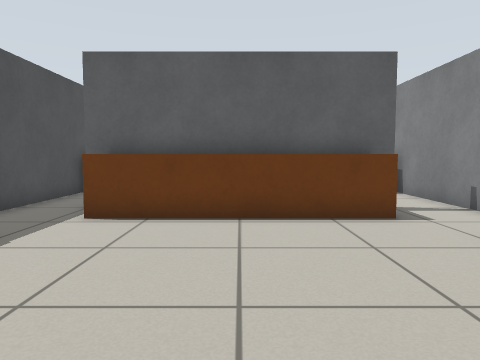
[1] (above)

20 first-person views from a walk through a robot-simulator world made for Gazebo. The camera is 0.68 m above the floor, tilts 4° down and sees 70° across. The floor is counted in squares, 0.5 m on a side. Each view is taken from the middle of a square. On the plan, view 1 faces up. The plan holds only what a view shows up to about 15 squares ahead; the rest is blank.

[2]
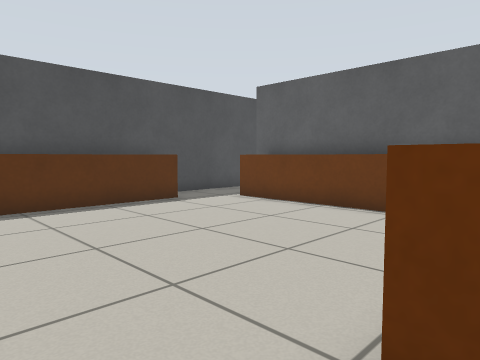

[3]
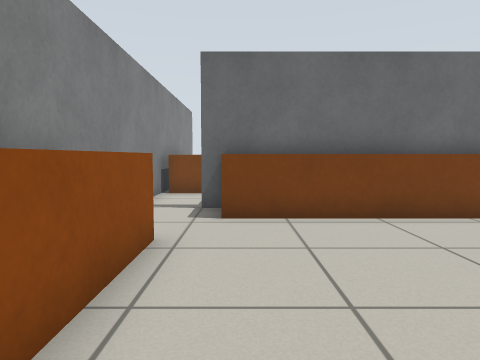

[4]
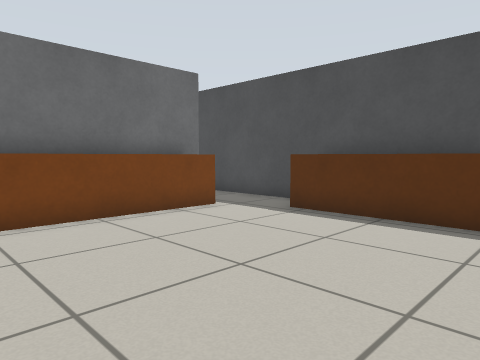

[5]
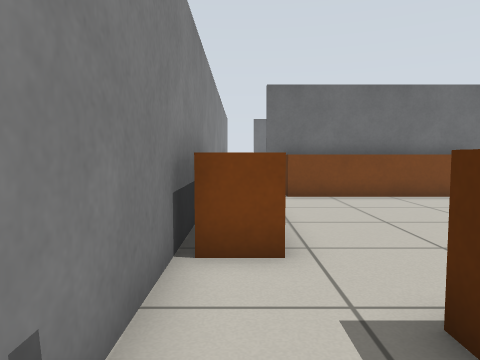

[6]
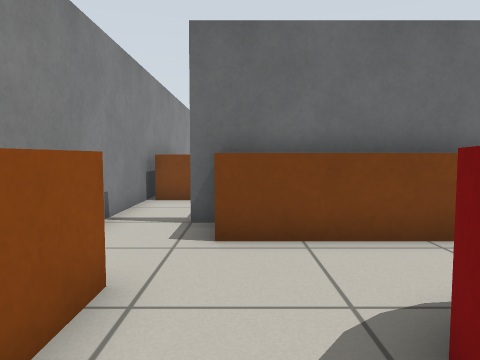

[7]
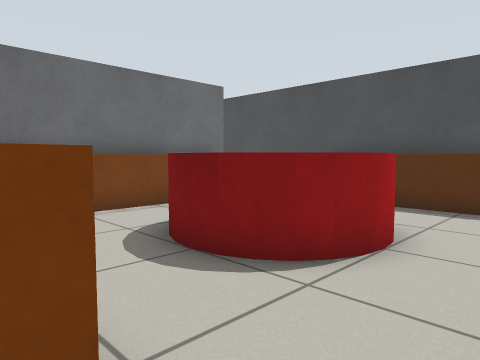

[8]
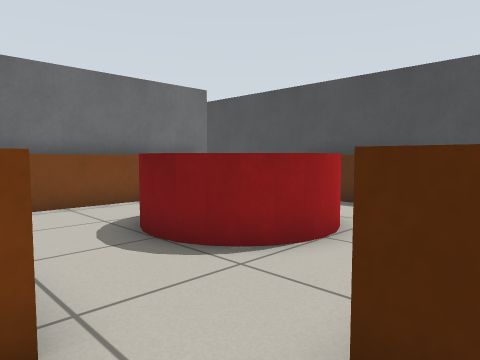

[9]
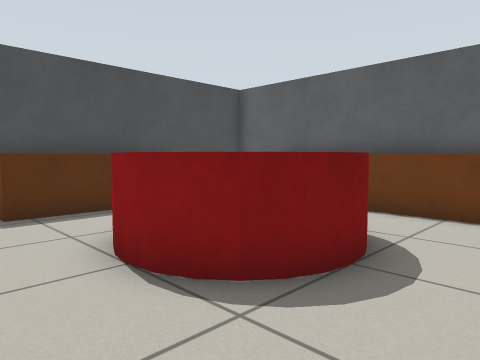

[10]
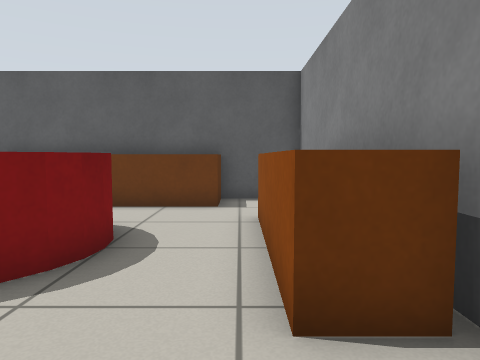

[11]
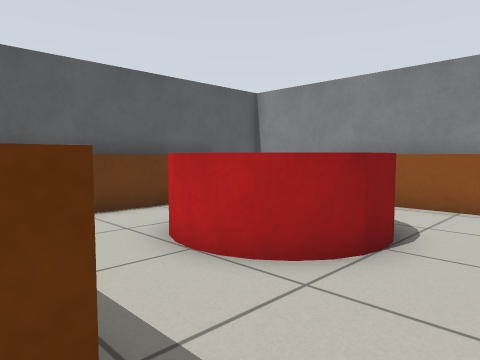

[12]
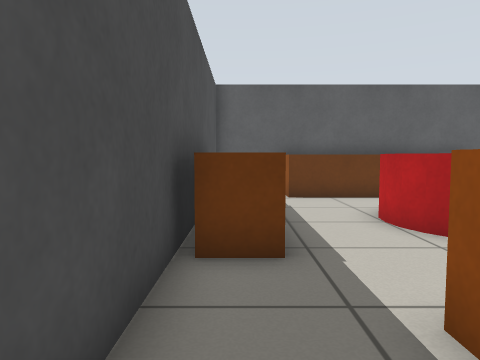

[13]
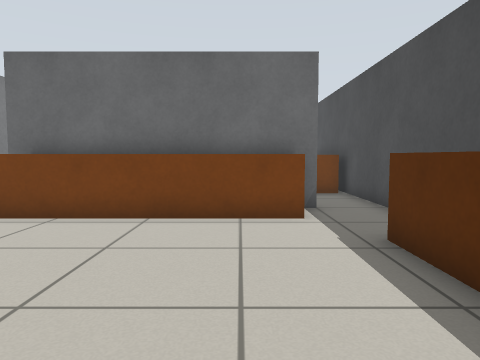

[14]
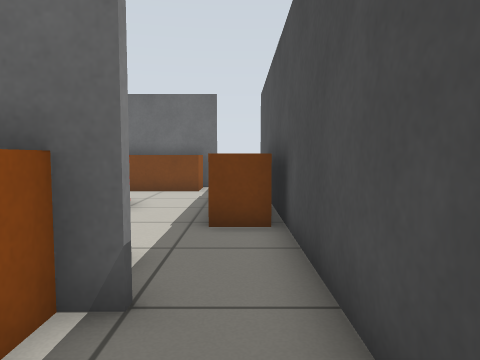

[15]
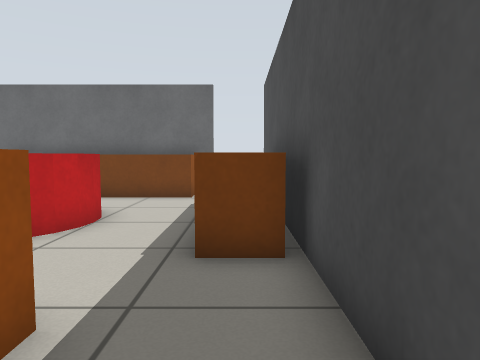

[16]
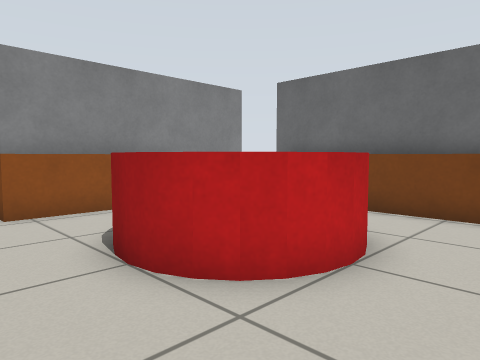

[17]
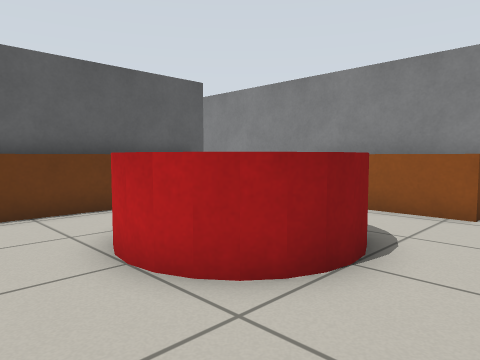

[18]
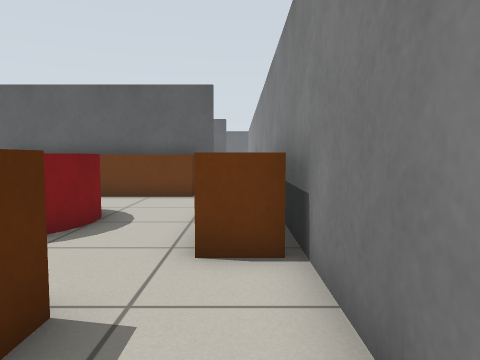

[19]
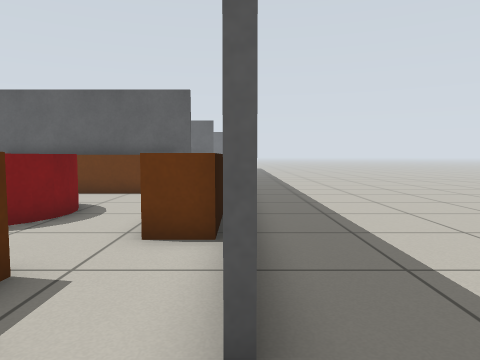

[20]
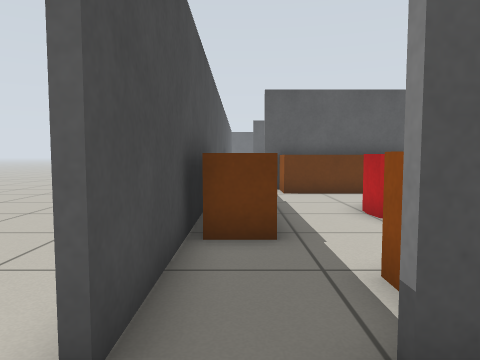

### Floor plan
Key: @ floor where view 1 was taken; # wall or solid block; . floor; = window, fence, low wall or low ledge; B brown box; C red cylinder.
Columns run from 9 left of view 1 to 10 right of it. Each row starts with its distance up from view 1.
 21    #############
 20    #  #######..#
 19    #  =======..#
 18    #=.........=#
 17    ##=..CCC..=##
 16    ##=.C  CC.=##
 15    ##=.C   C.=##
 14    ##=.CC CC.=##
 13    ##=..CCC..=##
 12    #...........#
 11    #..B  BBBB..#
 10    #..B      ..#
  9    #.#BBBBBBB#.#
  8    #..      B..#
  7    #..BBBBBBB..#
  6    #=.........=#
  5    ##=.......=##
  4    ##=.......=##
  3    ##=.......=##
  2    ##=.......=##
  1    ##=.......=##
  0    #.....@.....#
 -1    #..BBBBBBB..#
 -2    #..B     B..#....
 -3    #.#BBBBBBB#.#....
 -4    #..B     B..#....
 -5    #..BBBBBBB..#....
 -6    #=.........=#....
 -7    ##=..CCC..=##....
 -8    ##=.CC  C.=##....
 -9    ##=.C   C.=##....
-10    ##=.CC CC.=##....
-11 .. ##=..CCC..=##....
-12 .. #...........#....
-13  ..#..=======..#...
-14   .#..#######..#..
-15   ...#########....
-16               .
-17     .          .

Where each view was taken, in squares from view 1:
view 1: 0 up, 0 right, facing up
view 2: 1 down, 5 right, facing up-left
view 3: 6 up, 3 right, facing down
view 4: 6 up, 3 right, facing down-left
view 5: 10 up, 5 right, facing down
view 6: 16 up, 3 right, facing down
view 7: 19 up, 5 right, facing down-left
view 8: 20 up, 5 right, facing down-left
view 9: 11 up, 4 right, facing up-left
view 10: 10 up, 4 right, facing up
view 11: 11 up, 5 left, facing up-right
view 12: 8 up, 5 left, facing up
view 13: 6 up, 2 left, facing down
view 14: 0 up, 5 left, facing down
view 15: 2 down, 5 left, facing down
view 16: 5 down, 4 left, facing down-right
view 17: 13 down, 4 left, facing up-right
view 18: 16 down, 5 right, facing up
view 19: 17 down, 6 right, facing up
view 20: 17 down, 5 left, facing up
